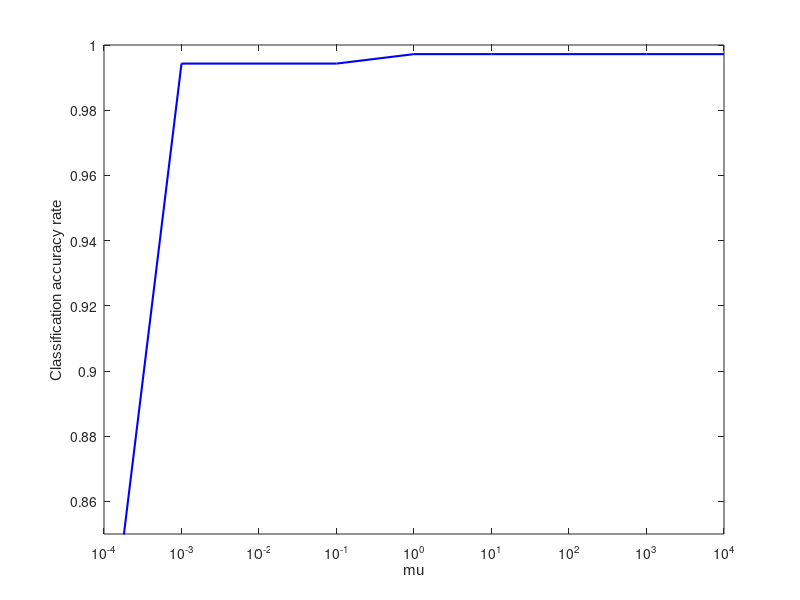

The MATLAB script that drew this image: (Note: this script raises an error after producing the figure.)
clear;%m=14
clc;
x1=[0.0001,0.001,0.01,0.1,1,10,100,1000,10000]

y1=[0.8,0.9943,0.9943,0.9943,0.9972,0.9972,0.9972,0.9972,0.9972];

figure(1)

plot(x1,y1,'b-','LineWidth',1.5);

axis([0 10000 0.85 1])
set(gca,'xscale','log')
% set(gca, 'ylim', [0, 100])
% set(gca, 'xlim', [0, 1000])
xlabel('mu','FontName','Arial','FontSize',11);
ylabel('Classification accuracy rate','FontName','Arial','FontSize',11);

%legend('line')
%set(gca,'LineWidth', 1.5,'FontName','Arial','FontSize',10,'FontWeight','Bold')

export_fig spect_u.eps -painters -transparent
